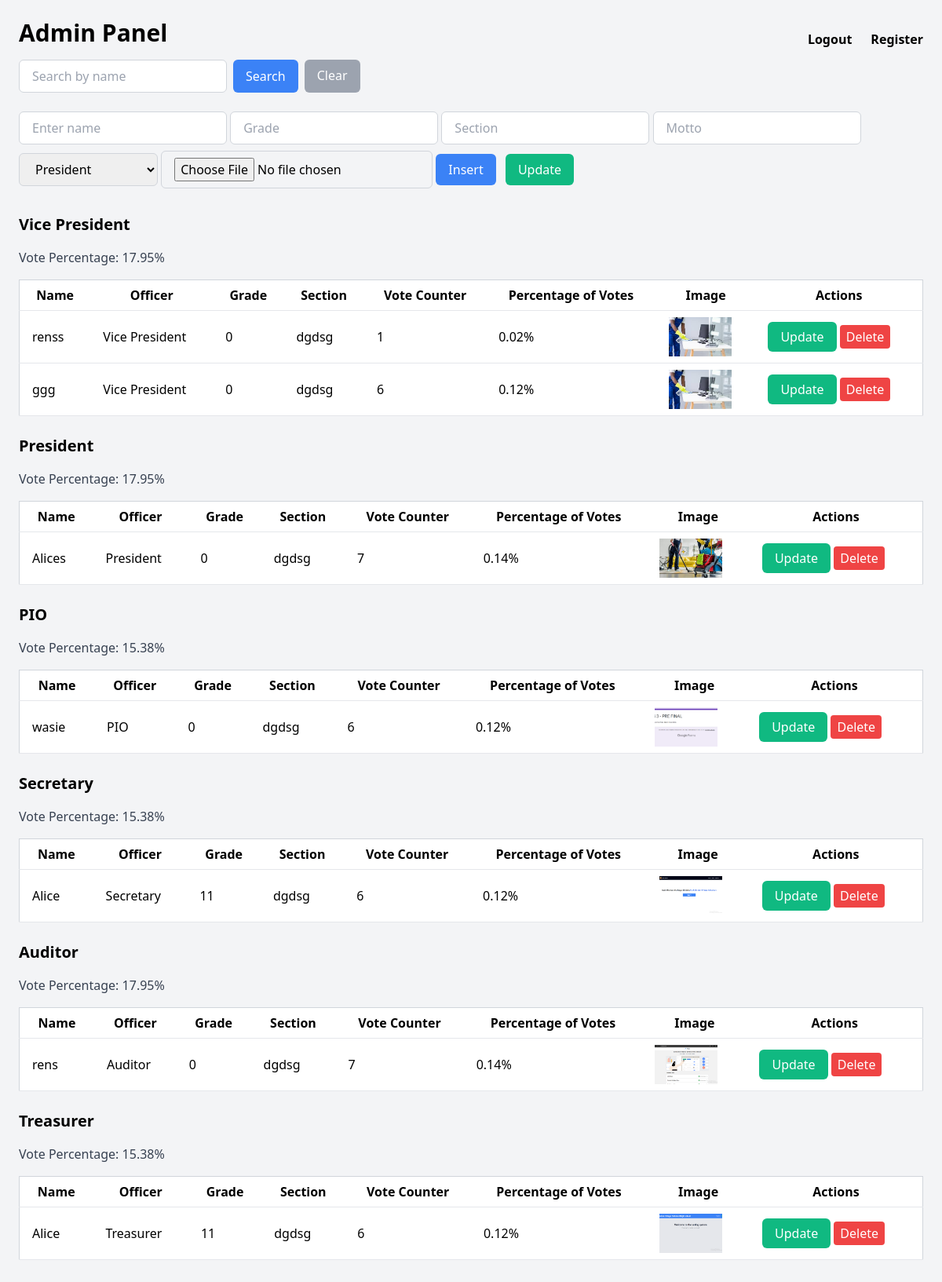
The app's page /public/admin.php with its own data.
### tables this page shows
CREATE TABLE `voters` (
  `id` int(10) UNSIGNED NOT NULL,
  `name` varchar(50) NOT NULL,
  `officer` varchar(50) NOT NULL,
  `grade` int(200) NOT NULL,
  `section` varchar(255) NOT NULL,
  `motto` varchar(250) NOT NULL,
  `vote_counter` int(11) NOT NULL,
  `image` varchar(250) NOT NULL
);

### public/admin.php (the view, shortened to what this page needs)
<?php
require_once('connection.php');
if ($_SERVER['REQUEST_METHOD'] === 'GET' && isset($_GET['search'])) {
    $searchQuery = $_GET['search'];
    $voters = searchVoters($searchQuery);
} else {
    $voters = fetchAllVoters();
}
function fetchAllVoters() {
    global $conn;
    try {
        $stmt = $conn->query("SELECT id, name, officer, grade, section, motto, vote_counter, image FROM voters");
        return $stmt->fetchAll(PDO::FETCH_ASSOC);
    } catch (PDOException $e) {
        echo "Error: " . $e->getMessage();
        return [];
    }
}
$groupedVoters = [];
foreach ($voters as $voter) {
    $officer = $voter['officer'];
    if (!isset($groupedVoters[$officer])) {
        $groupedVoters[$officer] = [];
    }
    $groupedVoters[$officer][] = $voter;
}
foreach ($voters as $voter) {
    $officer = $voter['officer'];
}
$totalOfficerVotes = [];
foreach ($groupedVoters as $officer => $officerVoters) {
    $totalVotes = 0;
    foreach ($officerVoters as $voter) {
        $totalVotes += $voter['vote_counter'];
    }
    $totalOfficerVotes[$officer] = $totalVotes;
}
?>
<html lang="en">
<head>
    <link href="https://cdn.jsdelivr.net/npm/tailwindcss@2.2.19/dist/tailwind.min.css" rel="stylesheet">
</head>
<body class="bg-gray-100 p-6">
    <div class="flex justify-between items-center">
        <h1 class="text-3xl font-bold mb-4">Admin Panel</h1>
        <a href="../index.php" class="text-black font-bold ml-auto">Logout</a>
        <a href="../register.php" class="text-black font-bold ml-6">Register</a>
    </div>
    <form action="" method="get" class="mb-6" enctype="multipart/form-data">
        <div class="flex mb-4">
            <input type="text" name="search" placeholder="Search by name" class="border border-gray-300 rounded-md px-4 py-2 mr-2">
            <button type="submit" class="bg-blue-500 text-white px-4 py-2 rounded-md hover:bg-blue-600">Search</button>
            <a href="admin.php" class="bg-gray-400 text-white px-4 py-2 rounded-md hover:bg-gray-600 ml-2">Clear</a>
        </div>
    </form>
    <form action="" method="post" class="mb-6" enctype="multipart/form-data">
        <input type="text" name="name" placeholder="Enter name" class="border border-gray-300 rounded-md px-4 py-2 mb-2">
        <input type="text" name="grade" placeholder="Grade" class="border border-gray-300 rounded-md px-4 py-2 mb-2">
        <input type="text" name="section" placeholder="Section" class="border border-gray-300 rounded-md px-4 py-2 mb-2">
        <input type="text" name="motto" placeholder="Motto" class="border border-gray-300 rounded-md px-4 py-2 mb-2">
        <select name="officer" class="border border-gray-300 rounded-md px-4 py-2 mb-2">
            <option value="President">President</option>
        </select>
        <input type="file" name="image" accept="image/*" class="border border-gray-300 rounded-md px-4 py-2 mb-2">
        <button type="submit" name="insert" class="bg-blue-500 text-white px-4 py-2 rounded-md mr-2 hover:bg-blue-600">Insert</button>
        <button type="submit" name="update" class="bg-green-500 text-white px-4 py-2 rounded-md hover:bg-green-600">Update</button>
    </form>
    <?php foreach ($groupedVoters as $officer => $voters): ?>
        <h2 class="text-xl font-bold mb-4"><?php echo $officer; ?></h2>
       <div class="text-gray-700 mb-4">
                    Vote Percentage: <?php echo $totalOfficerVotes[$officer] > 0 ? round(($totalOfficerVotes[$officer] / array_sum($totalOfficerVotes)) * 100, 2) : 0; ?>%
                </div>
        <table class="min-w-full bg-white border border-gray-300 mb-6">
            <thead>
                <tr>
                    <th class="py-2 px-4 border-b">Name</th>
                    <th class="py-2 px-4 border-b">Officer</th>
                    <th class="py-2 px-4 border-b">Grade</th>
                    <th class="py-2 px-4 border-b">Section</th>
                    <th class="py-2 px-4 border-b">Vote Counter</th>
                     <th class="py-2 px-4 border-b">Percentage of Votes</th>
                    <th class="py-2 px-4 border-b">Image</th>
                    <th class="py-2 px-4 border-b">Actions</th>
                </tr>
            </thead>
            <tbody>
                <?php foreach ($voters as $voter): ?>
                    <tr>
                        <td class="py-2 px-4 border-b"><?php echo $voter['name']; ?></td>
                        <td class="py-2 px-4 border-b"><?php echo $voter['officer']; ?></td>
                        <td class="py-2 px-4 border-b"><?php echo $voter['grade']; ?></td>
                        <td class="py-2 px-4 border-b"><?php echo $voter['section']; ?></td>
                        <td class="py-2 px-4 border-b"><?php echo $voter['vote_counter']; ?></td>
                         <td class="py-2 px-4 border-b"><?php echo number_format(($voter['vote_counter'] / 5000) * 100, 2) . '%'; ?></td>
                        <td class="py-2 px-4 border-b">
                            <?php if (!empty($voter['image'])): ?>
                                <img src="<?php echo $voter['image']; ?>" class="table-image" alt="Voter Image">
                            <?php else: ?>
                                No Image
                            <?php endif; ?>
                        </td>
                        <td class="py-2 px-4 border-b">
                                  <form action="" method="post" class="inline">
                               <a href='update.php?id=<?php echo $voter['id']; ?>' class='bg-green-500 text-white px-4 py-2 rounded-md hover:bg-green-600'>Update</a>
                            </form>
                            <form action="" method="post" class="inline">
                                <button type="submit" name="delete" class="bg-red-500 text-white px-2 py-1 rounded hover:bg-red-600">Delete</button>
                            </form>
                        </td>
                    </tr>
                <?php endforeach; ?>
            </tbody>
        </table>
    <?php endforeach; ?>
</body>
</html>

### public/admin.php (style rules this page uses)
.table-image { width: 80px; height: 50px; object-fit: cover; }

### records on screen
voters: name "renss", officer "Vice President", grade "0", section "dgdsg", vote_counter "1", ($voter['vote_counter']/5000)*100 "0.02", image (picture)
voters: name "ggg", officer "Vice President", grade "0", section "dgdsg", vote_counter "6", ($voter['vote_counter']/5000)*100 "0.12", image (picture)
voters: name "Alices", officer "President", grade "0", section "dgdsg", vote_counter "7", ($voter['vote_counter']/5000)*100 "0.14", image (picture)
voters: name "wasie", officer "PIO", grade "0", section "dgdsg", vote_counter "6", ($voter['vote_counter']/5000)*100 "0.12", image (picture)
voters: name "Alice", officer "Secretary", grade "11", section "dgdsg", vote_counter "6", ($voter['vote_counter']/5000)*100 "0.12", image (picture)
voters: name "rens", officer "Auditor", grade "0", section "dgdsg", vote_counter "7", ($voter['vote_counter']/5000)*100 "0.14", image (picture)
voters: officer "Treasurer", officer "15.38", name "Alice", grade "11", section "dgdsg", vote_counter "6", ($voter['vote_counter']/5000)*100 "0.12", image (picture)

### other values on screen
$officer "Vice President"
$officer "President"
$officer "PIO"
$officer "Secretary"
$officer "Auditor"
